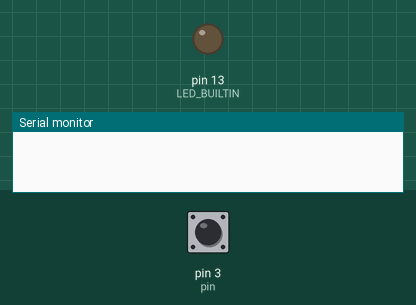
The sketch below on a simulated Arduino Uno, built with avr-gcc and run on an emulated ATmega328P. On the bench: output pins drawn as LEDs (lit = HIGH), the last lines printed to the serial monitor. The test bench sets the inputs (shaded band); at power-on: pin 3 (pin) HIGH.

Above: at 1.2 s.
1.3 s: pin 3 (pin) pulled LOW for 0.15 s
At 1.37 s:
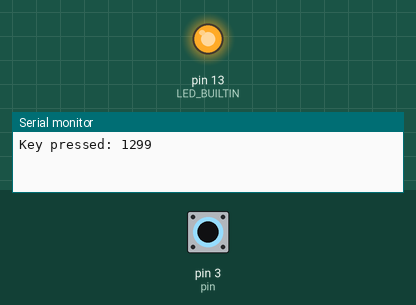
2.9 s: pin 3 (pin) pulled LOW for 3.2 s
At 7.0 s:
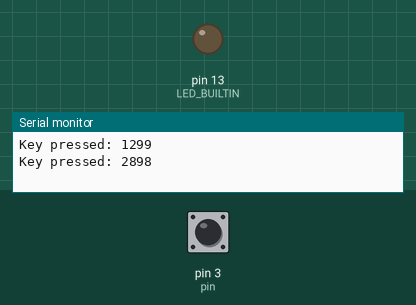
Timing chart, 0 to 8.5 s (numbered marks = the images above; inputs shaded):
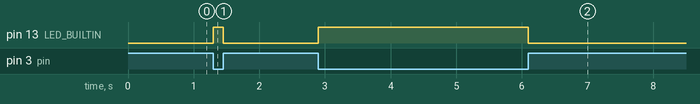

Measured:
- after the input at 1.3 s, pin 13 (LED_BUILTIN): LOW → HIGH at once, → LOW 0.15 s later
- after the input at 2.9 s, pin 13 (LED_BUILTIN): LOW → HIGH at once, → LOW 3.2 s later

The sketch:

ButtonTutorial.ino
```cpp
#define baudrate 9600
#define pin 3

void keypressed(){
  static unsigned long ms = 0;

  if((millis() - ms) > 500)
  {
    Serial.print("Key pressed: ");
    Serial.println(millis());
    ms = millis();
  }
}

void setup() {
  // put your setup code here, to run once:

  Serial.begin(baudrate);
  pinMode(pin, INPUT_PULLUP);
  pinMode(LED_BUILTIN, OUTPUT);
  attachInterrupt(digitalPinToInterrupt(pin), keypressed, FALLING);
}

void loop() {
  // put your main code here, to run repeatedly:
  if(!digitalRead(pin)){ /// 0 equals key pressed

    digitalWrite(LED_BUILTIN, HIGH);
  }
  else{
    digitalWrite(LED_BUILTIN, LOW);
  }
}
```
